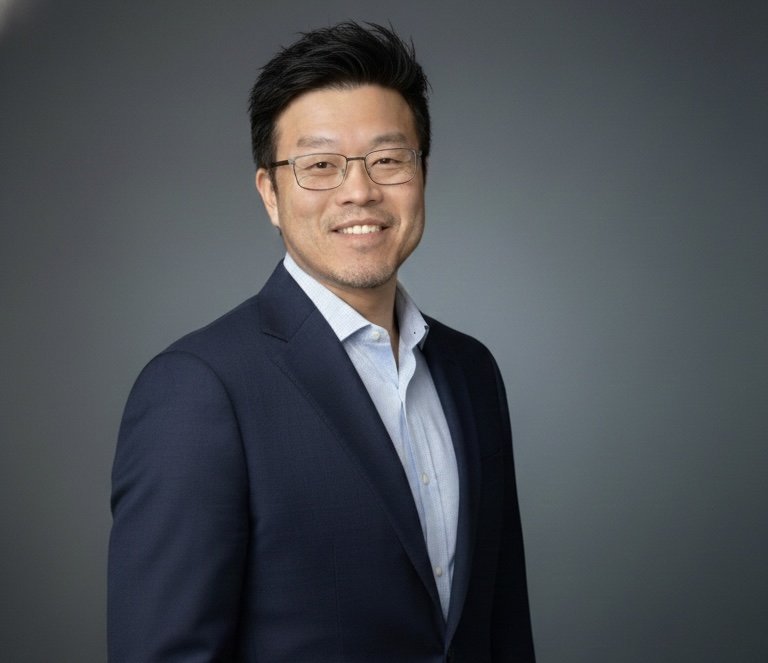
#> input picture images/headshot.jpg, 768 x 663 px
$ python process_image.py
#> lines starting #> are read from the running program, lines starting #| are printed output that depends on the picture
from PIL import Image, ImageEnhance, ImageOps
import sys

def process_headshot(input_path, output_path):
#> called with input_path = 'images/headshot.jpg', output_path = 'images/headshot_professional.jpg'
    try:
        img = Image.open(input_path)
#> img is the input picture: PIL image 768x663 RGB; mean R, G, B 73.4, 77.1, 82.1

        # Convert to grayscale for professional look
        img = ImageOps.grayscale(img)
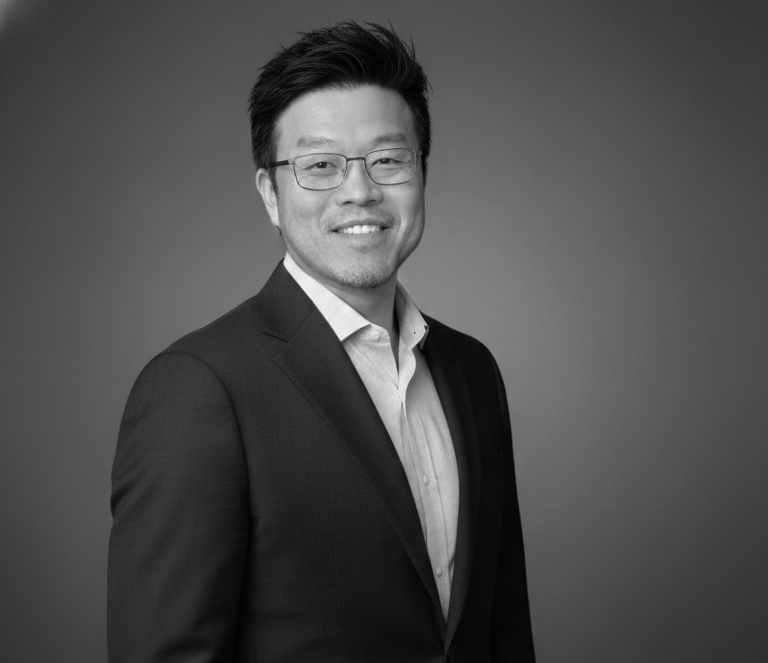
#> img: PIL image 768x663 L; min 0, max 246, mean 76.6

        # Enhance contrast slightly
        enhancer = ImageEnhance.Contrast(img)
        img = enhancer.enhance(1.2)
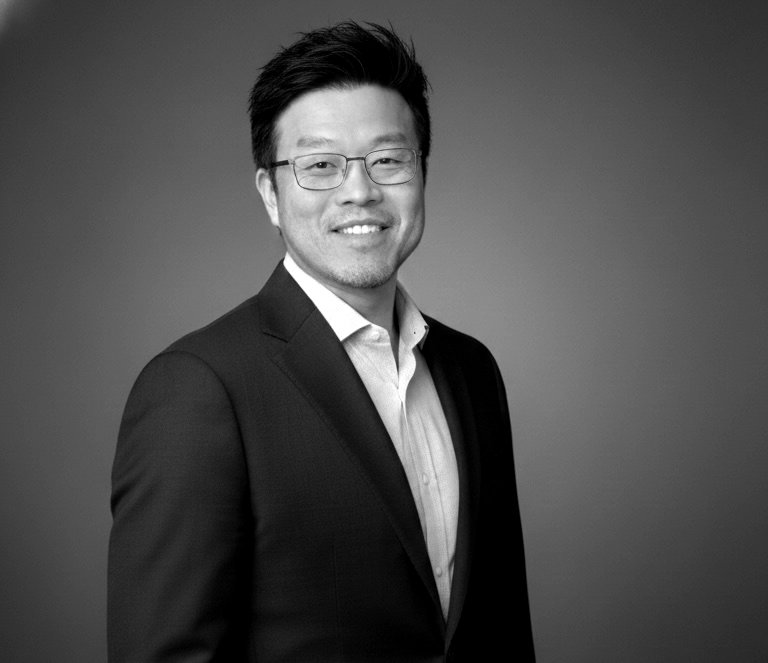
#> img: PIL image 768x663 L; min 0, max 255, mean 76.3

        # Enhance brightness slightly if needed (often headshots benefit from a bit more light)
        enhancer_brightness = ImageEnhance.Brightness(img)
        img = enhancer_brightness.enhance(1.1)

        # Ensure square crop (center)
        width, height = img.size
#> width = 768; height = 663
        new_size = min(width, height)
#> new_size = 663

        left = (width - new_size) / 2
#> left = 52.5
        top = (height - new_size) / 2
#> top = 0
        right = (width + new_size) / 2
#> right = 715.5
        bottom = (height + new_size) / 2
#> bottom = 663

        img = img.crop((left, top, right, bottom))
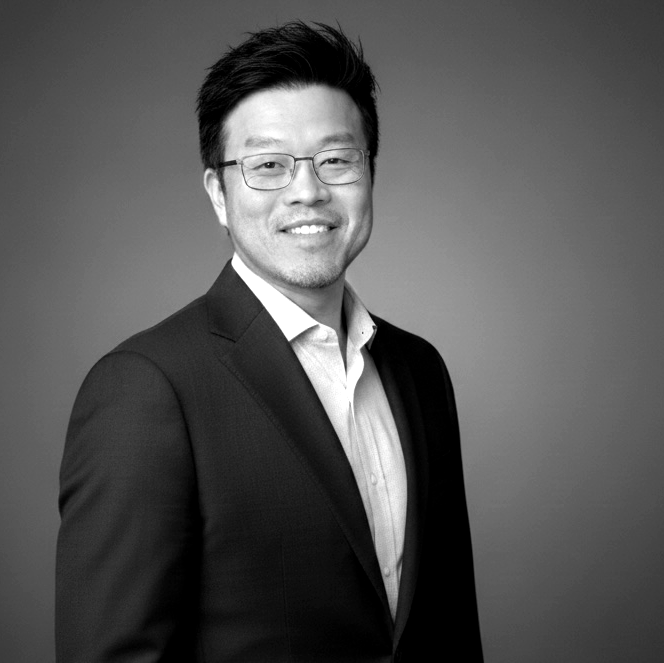
#> img: PIL image 664x663 L; min 0, max 255, mean 85.1

        # Resize to standard headshot size (e.g., 400x400 for high DPI)
        img = img.resize((400, 400), Image.LANCZOS)
#> img: PIL image 400x400 L

        img.save(output_path, quality=95)
        print(f"Successfully processed image to {output_path}")

    except Exception as e:
        print(f"Error processing image: {e}")
        sys.exit(1)

if __name__ == "__main__":
    process_headshot("images/headshot.jpg", "images/headshot_professional.jpg")
